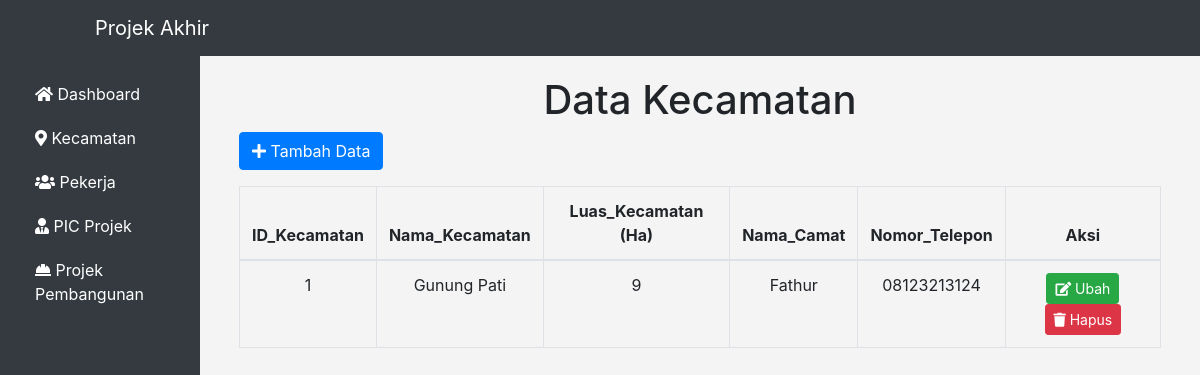
The page /kecamatan/index.php on the database its author committed.
### tables this page shows
CREATE TABLE `kecamatan` (
  `id_kecamatan` int(7) NOT NULL,
  `nama_kecamatan` char(50) NOT NULL,
  `luas_kecamatan` float NOT NULL,
  `nama_camat` char(50) NOT NULL,
  `nomor_telp` varchar(13) NOT NULL
);

### kecamatan/index.php (the view, shortened to what this page needs)
<?php
include 'koneksi.php';
$query = "SELECT * FROM kecamatan";
$sql = mysqli_query($conn, $query);
?>
<!DOCTYPE html>
<html>
<head>
    <link href="https://cdn.jsdelivr.net/npm/bootstrap@4.6.2/dist/css/bootstrap.min.css" rel="stylesheet" />
    <link rel="stylesheet" href="https://cdnjs.cloudflare.com/ajax/libs/font-awesome/5.15.4/css/all.min.css" />
</head>
<body>
    <header>
        <nav class="navbar navbar-expand-lg navbar-dark bg-dark fixed-top">
            <div class="container">
                <a class="navbar-brand" href="#" style="margin-left: 50px">Projek Akhir</a>
            </div>
        </nav>
    </header>
    <div class="container-fluid">
        <div class="row">
            <nav id="sidebar" class="col-md-3 col-lg-2 d-md-block collapse">
                <div class="sidebar-sticky">
                    <ul class="nav flex-column">
                        <li class="nav-item">
                            <a class="nav-link active" href="../index.php">
                                <i class="fas fa-home"></i> Dashboard
                            </a>
                        </li>
                        <li class="nav-item">
                            <a class="nav-link" href="">
                                <i class="fas fa-map-marker-alt"></i> Kecamatan
                            </a>
                        </li>
                        <li class="nav-item">
                            <a class="nav-link" href="../pekerja">
                                <i class="fas fa-users"></i> Pekerja
                            </a>
                        </li>
                        <li class="nav-item">
                            <a class="nav-link" href="../pic_projek">
                                <i class="fas fa-user-tie"></i> PIC Projek
                            </a>
                        </li>
                        <li class="nav-item">
                            <a class="nav-link" href="../projek_pembangunan">
                                <i class="fas fa-hard-hat"></i> Projek Pembangunan
                            </a>
                        </li>
                    </ul>
                </div>
            </nav>
            <main role="main" class="col-md-9 ml-sm-auto col-lg-10 px-md-4">
                <div class="container">
                    <h1 class="mt-1">
                        <center>Data Kecamatan</center>
                    </h1>
                    <a href="kelola.php" type="button" class="btn btn-primary mb-3">
                        <i class="fa fa-plus"></i>
                        Tambah Data
                    </a>
                    <div class="table-responsive">
                        <table class="table align-middle table-bordered table-hover">
                            <thead>
                                <tr>
                                    <th>
                                        <center>ID_Kecamatan</center>
                                    </th>
                                    <th>
                                        <center>Nama_Kecamatan</center>
                                    </th>
                                    <th>
                                        <center>Luas_Kecamatan (Ha)</center>
                                    </th>
                                    <th>
                                        <center>Nama_Camat</center>
                                    </th>
                                    <th>
                                        <center>Nomor_Telepon</center>
                                    </th>
                                    <th>
                                        <center>Aksi</center>
                                    </th>
                                </tr>
                            </thead>
                            <tbody>
                                <?php
                                while ($result = mysqli_fetch_assoc($sql)) {
                                    ?>
                                    <tr>
                                        <td>
                                            <center>
                                                <?php echo $result['id_kecamatan']; ?>
                                            </center>
                                        </td>
                                        <td>
                                            <center>
                                                <?php echo $result['nama_kecamatan']; ?>
                                            </center>
                                        </td>
                                        <td>
                                            <center>
                                                <?php echo $result['luas_kecamatan']; ?>
                                            </center>
                                        </td>
                                        <td>
                                            <center>
                                                <?php echo $result['nama_camat']; ?>
                                            </center>
                                        </td>
                                        <td>
                                            <center>
                                                <?php echo $result['nomor_telp']; ?>
                                            </center>
                                        </td>
                                        <td style="text-align: center">
                                            <a href="kelola.php?ubah=<?php echo $result['id_kecamatan']; ?>" type="button"
                                                class="btn btn-success btn-sm">
                                                <i class="fa fa-edit"></i>
                                                Ubah
                                            </a>
                                            <a href="proses.php?hapus=<?php echo $result['id_kecamatan']; ?>" type="button"
                                                class="btn btn-danger btn-sm"
                                                onClick="return confirm('Apakah anda yakin ingin menghapus data tersebut???')">
                                                <i class="fa fa-trash"></i>
                                                Hapus
                                            </a>
                                        </td>
                                    </tr>
                                    <?php
                                }
                                ?>
                            </tbody>
                        </table>
                    </div>
                </div>
            </main>
        </div>
    </div>
</body>
</html>

### kecamatan/index.php (style rules this page uses)
body { background-color: #f4f4f4; }
#sidebar { background-color: #343a40; color: white; height: 100vh; position: fixed; top: 0; left: 0; transition: all 0.3s; z-index: 1; padding-top: 4.5rem; }
#sidebar a { color: white; }
#sidebar .nav-link { padding: 10px 20px; }
main { padding-top: 4.5rem; }

### rows shown on the page
kecamatan: id_kecamatan "1", nama_kecamatan "Gunung Pati", luas_kecamatan "9", nama_camat "Fathur", nomor_telp "08123213124"
